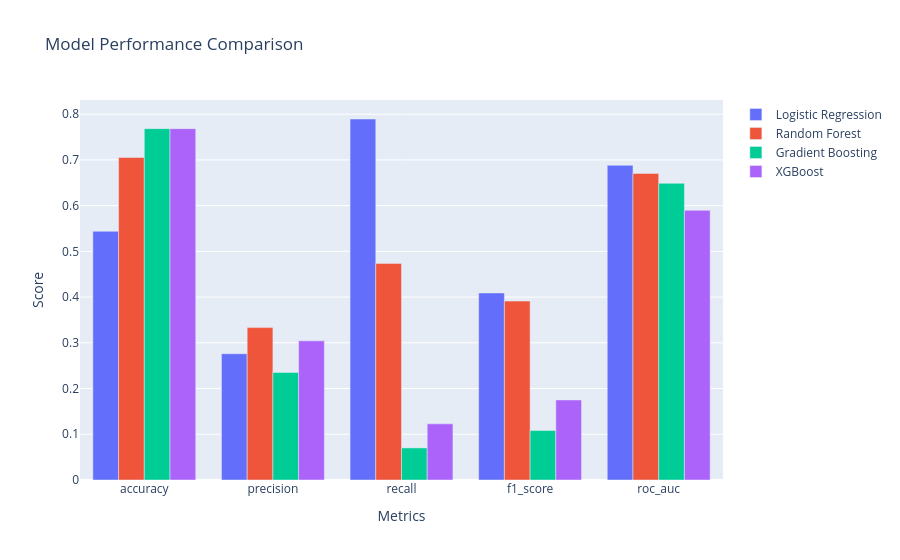

Here is the notebook cell this chart was saved with:
### Code cell
# =============================================================================
# STEP 7: SIMPLE VISUALIZATIONS
# =============================================================================

print("\n" + "=" * 80)
print("STEP 7: CREATE VISUALIZATIONS")
print("=" * 80)

def create_simple_plots():
    """Create simple matplotlib plots if plotly not available"""
    
    # Model comparison plot
    plt.figure(figsize=(12, 6))
    
    plt.subplot(1, 2, 1)
    metrics = ['accuracy', 'precision', 'recall', 'f1_score', 'roc_auc']
    x_pos = np.arange(len(metrics))
    
    for i, (model_name, results) in enumerate(analytics.results.items()):
        scores = [results[metric] for metric in metrics]
        plt.bar(x_pos + i*0.15, scores, 0.15, label=model_name, alpha=0.8)
    
    plt.xlabel('Metrics')
    plt.ylabel('Score')
    plt.title('Model Performance Comparison')
    plt.xticks(x_pos + 0.15, metrics, rotation=45)
    plt.legend()
    plt.grid(True, alpha=0.3)
    
    # ROC curves
    plt.subplot(1, 2, 2)
    for name, results in analytics.results.items():
        fpr, tpr, _ = roc_curve(analytics.y_test, results['probabilities'])
        plt.plot(fpr, tpr, label=f"{name} (AUC={results['roc_auc']:.3f})")
    
    plt.plot([0, 1], [0, 1], 'k--', alpha=0.5, label='Random')
    plt.xlabel('False Positive Rate')
    plt.ylabel('True Positive Rate')
    plt.title('ROC Curves')
    plt.legend()
    plt.grid(True, alpha=0.3)
    
    plt.tight_layout()
    plt.show()

if PLOTLY_AVAILABLE:
    print("Creating interactive plotly visualizations...")
    # Create plotly charts (simplified)
    
    # Model comparison
    metrics = ['accuracy', 'precision', 'recall', 'f1_score', 'roc_auc']
    fig = go.Figure()
    
    for model_name, results in analytics.results.items():
        scores = [results[metric] for metric in metrics]
        fig.add_trace(go.Bar(name=model_name, x=metrics, y=scores))
    
    fig.update_layout(
        title='Model Performance Comparison',
        xaxis_title='Metrics',
        yaxis_title='Score',
        barmode='group'
    )
    fig.show()
    
    print("Interactive visualizations created!")
else:
    print("Creating matplotlib visualizations...")
    create_simple_plots()

### Figure 1 — Plotly figure (JSON) as saved in the notebook; plotly's stock layout.template omitted (floating-point values rounded to 4 significant figures)
{"data": [{"name": "Logistic Regression", "type": "bar", "x": ["accuracy", "precision", "recall", "f1_score", "roc_auc"], "y": [0.5439, 0.2761, 0.7895, 0.4091, 0.6882]}, {"name": "Random Forest", "type": "bar", "x": ["accuracy", "precision", "recall", "f1_score", "roc_auc"], "y": [0.7053, 0.3333, 0.4737, 0.3913, 0.6706]}, {"name": "Gradient Boosting", "type": "bar", "x": ["accuracy", "precision", "recall", "f1_score", "roc_auc"], "y": [0.7684, 0.2353, 0.07018, 0.1081, 0.6488]}, {"name": "XGBoost", "type": "bar", "x": ["accuracy", "precision", "recall", "f1_score", "roc_auc"], "y": [0.7684, 0.3043, 0.1228, 0.175, 0.5897]}], "layout": {"barmode": "group", "title": {"text": "Model Performance Comparison"}, "xaxis": {"title": {"text": "Metrics"}}, "yaxis": {"title": {"text": "Score"}}}}
